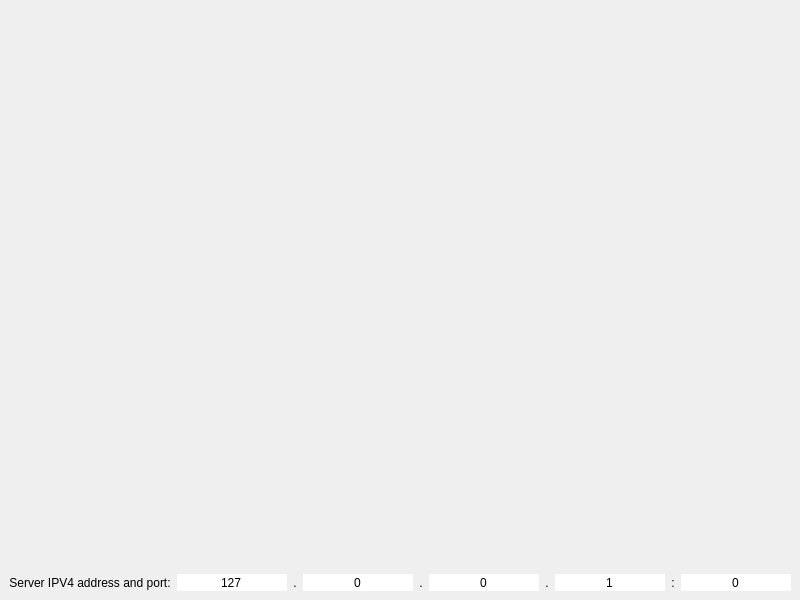
<?xml version="1.0" encoding="UTF-8"?>
<ui version="4.0">
 <class>MainWindow</class>
 <widget class="QMainWindow" name="MainWindow">
  <property name="geometry">
   <rect>
    <x>0</x>
    <y>0</y>
    <width>800</width>
    <height>600</height>
   </rect>
  </property>
  <property name="windowTitle">
   <string>SOS Game Client</string>
  </property>
  <widget class="QWidget" name="centralwidget">
   <layout class="QVBoxLayout" name="verticalLayout">
    <item>
     <widget class="QStackedWidget" name="stackedWidget">
      <widget class="LoginScreen" name="loginScreen"/>
      <widget class="MenuScreen" name="menuScreen"/>
      <widget class="SignUpScreen" name="signupScreen"/>
      <widget class="AccountScreen" name="accountScreen"/>
     </widget>
    </item>
    <item>
     <layout class="QHBoxLayout" name="horizontalLayout_2" stretch="1,1,0,1,0,1,0,1,0,1">
      <item>
       <widget class="QLabel" name="label">
        <property name="text">
         <string>Server IPV4 address and port:</string>
        </property>
        <property name="alignment">
         <set>Qt::AlignCenter</set>
        </property>
       </widget>
      </item>
      <item>
       <widget class="QSpinBox" name="serverIP1SpinBox">
        <property name="frame">
         <bool>false</bool>
        </property>
        <property name="alignment">
         <set>Qt::AlignCenter</set>
        </property>
        <property name="buttonSymbols">
         <enum>QAbstractSpinBox::NoButtons</enum>
        </property>
        <property name="maximum">
         <number>999</number>
        </property>
        <property name="value">
         <number>127</number>
        </property>
       </widget>
      </item>
      <item>
       <widget class="QLabel" name="label_2">
        <property name="text">
         <string>.</string>
        </property>
        <property name="alignment">
         <set>Qt::AlignCenter</set>
        </property>
       </widget>
      </item>
      <item>
       <widget class="QSpinBox" name="serverIP2SpinBox">
        <property name="frame">
         <bool>false</bool>
        </property>
        <property name="alignment">
         <set>Qt::AlignCenter</set>
        </property>
        <property name="buttonSymbols">
         <enum>QAbstractSpinBox::NoButtons</enum>
        </property>
        <property name="maximum">
         <number>999</number>
        </property>
       </widget>
      </item>
      <item>
       <widget class="QLabel" name="label_3">
        <property name="text">
         <string>.</string>
        </property>
        <property name="alignment">
         <set>Qt::AlignCenter</set>
        </property>
       </widget>
      </item>
      <item>
       <widget class="QSpinBox" name="serverIP3SpinBox">
        <property name="frame">
         <bool>false</bool>
        </property>
        <property name="alignment">
         <set>Qt::AlignCenter</set>
        </property>
        <property name="buttonSymbols">
         <enum>QAbstractSpinBox::NoButtons</enum>
        </property>
        <property name="maximum">
         <number>999</number>
        </property>
       </widget>
      </item>
      <item>
       <widget class="QLabel" name="label_4">
        <property name="text">
         <string>.</string>
        </property>
        <property name="alignment">
         <set>Qt::AlignCenter</set>
        </property>
       </widget>
      </item>
      <item>
       <widget class="QSpinBox" name="serverIP4SpinBox">
        <property name="frame">
         <bool>false</bool>
        </property>
        <property name="alignment">
         <set>Qt::AlignCenter</set>
        </property>
        <property name="buttonSymbols">
         <enum>QAbstractSpinBox::NoButtons</enum>
        </property>
        <property name="maximum">
         <number>999</number>
        </property>
        <property name="value">
         <number>1</number>
        </property>
       </widget>
      </item>
      <item>
       <widget class="QLabel" name="label_5">
        <property name="text">
         <string>:</string>
        </property>
        <property name="alignment">
         <set>Qt::AlignCenter</set>
        </property>
       </widget>
      </item>
      <item>
       <widget class="QSpinBox" name="serverPortSpinBox">
        <property name="frame">
         <bool>false</bool>
        </property>
        <property name="alignment">
         <set>Qt::AlignCenter</set>
        </property>
        <property name="buttonSymbols">
         <enum>QAbstractSpinBox::NoButtons</enum>
        </property>
        <property name="maximum">
         <number>65535</number>
        </property>
       </widget>
      </item>
     </layout>
    </item>
   </layout>
  </widget>
 </widget>
 <customwidgets>
  <customwidget>
   <class>LoginScreen</class>
   <extends>QWidget</extends>
   <header>sos.gui.login_screen</header>
   <container>1</container>
  </customwidget>
  <customwidget>
   <class>SignUpScreen</class>
   <extends>QWidget</extends>
   <header>sos.gui.signup_screen</header>
   <container>1</container>
  </customwidget>
  <customwidget>
   <class>MenuScreen</class>
   <extends>QWidget</extends>
   <header>sos.gui.menu_screen</header>
   <container>1</container>
  </customwidget>
  <customwidget>
   <class>AccountScreen</class>
   <extends>QWidget</extends>
   <header>sos.gui.account_screen</header>
   <container>1</container>
  </customwidget>
 </customwidgets>
 <resources/>
 <connections/>
</ui>
